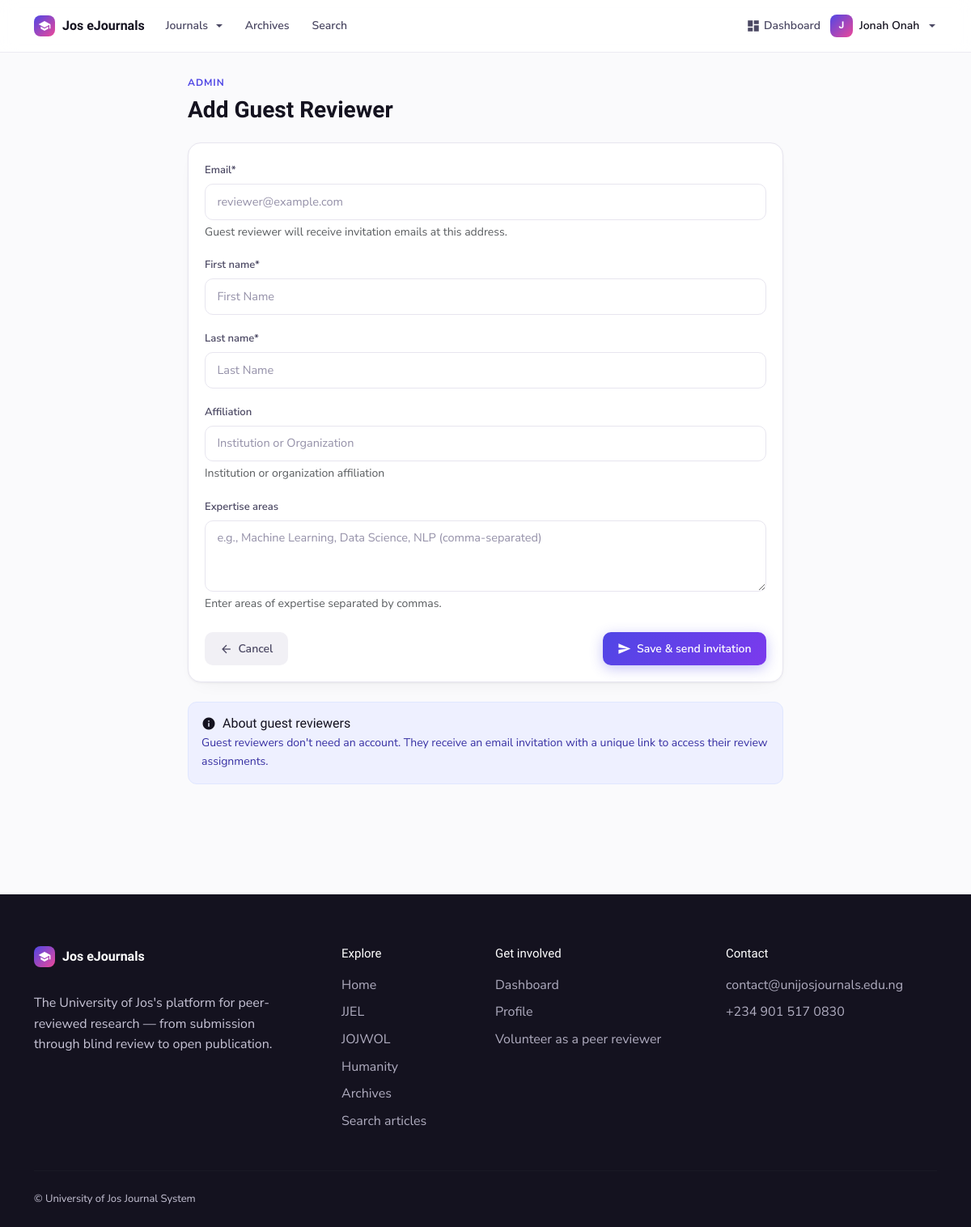
/manage/guest-reviewers/add/ (signed in), run on the app's committed database.
### journalapp/models.py (models this page shows, shortened)
class SiteSettings(models.Model):
    site_title = models.CharField(max_length=100, default="University of Jos Journal System")
    site_description = models.TextField(blank=True)
    logo = models.ImageField(upload_to='site_images', blank=True, null=True)
    favicon = models.ImageField(upload_to='site_images', blank=True, null=True)
    primary_color = models.CharField(max_length=20, default="#007bff")
    secondary_color = models.CharField(max_length=20, default="#6c757d")
    footer_text = models.TextField(default="© University of Jos Journal System")
    contact_email = models.EmailField(default="contact@unijosjournals.edu.ng")
    contact_phone = models.CharField(max_length=20, blank=True)
    facebook_url = models.URLField(blank=True)
    twitter_url = models.URLField(blank=True)
    instagram_url = models.URLField(blank=True)
    linkedin_url = models.URLField(blank=True)
    class Meta:
        verbose_name = "Site Settings"
        verbose_name_plural = "Site Settings"

class CustomUser(AbstractBaseUser, PermissionsMixin):
    email = models.EmailField(unique=True)
    first_name = models.CharField(max_length=30, blank=True)
    last_name = models.CharField(max_length=30, blank=True)
    is_active = models.BooleanField(default=True)
    is_staff = models.BooleanField(default=False)
    date_joined = models.DateTimeField(default=timezone.now)
    objects = CustomUserManager()
    USERNAME_FIELD = 'email'
    REQUIRED_FIELDS = []
    class Meta:
        verbose_name = 'User'
        verbose_name_plural = 'Users'
    def get_full_name(self):
        return f"{self.first_name} {self.last_name}".strip()

class Journal(models.Model):
    name = models.CharField(max_length=200)
    slug = models.SlugField(
        max_length=80, unique=True,
        help_text="Used in the journal's web address, e.g. 'jjel'."
    )
    abbreviation = models.CharField(
        max_length=20, blank=True,
        help_text="Short form, e.g. 'JJEL'. Shown on the journal card when no logo is set."
    )
    tagline = models.CharField(
        max_length=255, blank=True,
        help_text="One line shown under the journal name."
    )
    description = RichTextField(blank=True)
    about = RichTextField(
        blank=True,
        help_text="Aims and scope — the main text on the journal's home page."
    )
    logo = models.ImageField(
        upload_to='journal_logos', blank=True, null=True,
        help_text="Square-ish logo used on the journal cards."
    )
    cover_image = models.ImageField(upload_to='journal_covers', blank=True, null=True)
    issn_print = models.CharField(max_length=20, blank=True, verbose_name="ISSN (Print)")
    issn_online = models.CharField(max_length=20, blank=True, verbose_name="ISSN (Online)")
    published_by = models.CharField(
        max_length=255, blank=True,
        help_text="e.g. 'Department of English, University of Jos'."
    )
    contact_email = models.EmailField(blank=True)
    department = models.ForeignKey(
        Department, on_delete=models.SET_NULL, null=True, blank=True,
        related_name='journals',
        help_text="Optional internal grouping. Not shown to visitors."
    )
    order = models.PositiveIntegerField(
        default=0, help_text="Controls the order journals appear in on the home page."
    )
    is_active = models.BooleanField(
        default=True, help_text="Untick to hide this journal from the public site."
    )
    class Meta:
        ordering = ['order', 'name']

### journalapp/submission_views.py (the view)
# urls.py: path('manage/guest-reviewers/add/', submission_views.add_guest_reviewer, name='add_guest_reviewer'),
@journal_staff_required(roles=WORKFLOW_ROLES, lookup='none')
def add_guest_reviewer(request):
    if request.method == 'POST':
        form = GuestReviewerForm(request.POST)
        if form.is_valid():
            guest_reviewer = form.save(commit=False)
            guest_reviewer.created_by = request.user
            guest_reviewer.save()
            try:
                send_guest_invitation_email(guest_reviewer, request)
                messages.success(request, f'Guest reviewer {guest_reviewer.get_full_name()} added and invitation sent.')
            except Exception as e:
                messages.warning(request, f'Guest reviewer added but email failed: {str(e)}')
            return redirect('manage_guest_reviewers')
    else:
        form = GuestReviewerForm()
    context = {
        'form': form,
        'title': 'Add Guest Reviewer'
    }
    return render(request, 'submissions/admin_add_guest_reviewer.html', context)

### journalapp/context_processors.py (called while the page is built)
def site_settings(request):
    try:
        settings = SiteSettings.objects.first()
        if not settings:
            settings = SiteSettings.objects.create()
    except:
        settings = None
    return {'site_settings': settings}

def journal_roles(request):
    user = getattr(request, 'user', None)
    if not (user and user.is_authenticated):
        return {'can_manage_journals': False, 'can_manage_journal_content': False}
    return {
        'can_manage_journals': can_manage_any_journal(user, roles=WORKFLOW_ROLES),
        'can_manage_journal_content': can_manage_any_journal(user, roles=CONTENT_ROLES),
    }

def nav_journals(request):
    return {
        'nav_journals': Journal.objects.filter(is_active=True).only(
            'name', 'slug', 'abbreviation'
        )
    }

### journalapp/permissions.py (called while the page is built, shortened)
def is_site_admin(user):
    return bool(
        user
        and user.is_authenticated
        and (user.is_superuser or user.is_staff)
    )

def can_manage_any_journal(user, roles=None):
    if is_site_admin(user):
        return True
    return journals_for(user, roles=roles).exists()

def journal_staff_required(roles=None, lookup='submission'):
    def decorator(view_func):
        @wraps(view_func)
        def _wrapped(request, *args, **kwargs):
            user = request.user
            if not (user and user.is_authenticated):
                return redirect(f'/login/?next={request.path}')
            if is_site_admin(user):
                return view_func(request, *args, **kwargs)
        return _wrapped
    return decorator

### journalapp/templates/submissions/admin_add_guest_reviewer.html (shortened to what this page needs)
{% extends 'journalapp/base.html' %}
{% load crispy_forms_tags %}
{% block content %}
<div class="container py-4">
    <div class="row"><div class="col-md-8 offset-md-2">
        <div class="mb-4">
            <span class="uj-kicker">Admin</span>
            <h1 class="mt-1 mb-0" style="font-size:28px;">{{ title }}</h1>
        </div>
        <div class="card"><div class="card-body">
            <form method="post">
                {{ form|crispy }}
                <div class="d-flex justify-content-between mt-4">
                    <a href="{% url 'manage_guest_reviewers' %}" class="btn btn-light"><i class="material-icons" style="font-size:16px;">arrow_back</i> Cancel</a>
                    <button type="submit" class="btn btn-primary"><i class="material-icons" style="font-size:17px;">send</i> Save &amp; send invitation</button>
                </div>
            </form>
        </div></div>
        <div class="alert alert-info mt-4">
            <h6 class="mb-1"><i class="material-icons align-middle me-1" style="font-size:18px;">info</i> About guest reviewers</h6>
            <p class="mb-0" style="font-size:14px;">Guest reviewers don't need an account. They receive an email invitation with a unique link to access their review assignments.</p>
        </div>
    </div></div>
</div>
{% endblock %}

### journalapp/templates/journalapp/base.html (shortened to what this page needs)
{% load static %}
<!DOCTYPE html>
<html lang="en">
<head>
    <link href="https://cdn.jsdelivr.net/npm/bootstrap@5.3.0-alpha1/dist/css/bootstrap.min.css" rel="stylesheet">
    <link rel="stylesheet" href="https://cdnjs.cloudflare.com/ajax/libs/font-awesome/6.0.0-beta3/css/all.min.css">
    <link href="{% static 'css/theme.css' %}" rel="stylesheet">
</head>
<body class="d-flex flex-column min-vh-100">
    <header>
        <nav class="navbar navbar-expand-lg uj-navbar">
            <div class="container">
                <a class="uj-brand me-lg-4" href="{% url 'home' %}">
                    <span class="uj-brand-mark">
                        {% if site_settings.logo %}
                        <img src="{{ site_settings.logo.url }}" alt="{{ site_settings.site_title }}">
                        {% else %}
                        <i class="material-icons" style="font-size:16px;">school</i>
                        {% endif %}
                    </span>
                    <span>{{ site_settings.site_title|default:"UniJos Journals" }}</span>
                </a>
                <div class="collapse navbar-collapse" id="navbarNav">
                    <ul class="navbar-nav align-items-lg-center gap-lg-4 me-auto mt-3 mt-lg-0">
                        <li class="nav-item dropdown">
                            <a class="uj-nav-link dropdown-toggle" href="{% url 'journal_list' %}" id="journalsDropdown" role="button" data-bs-toggle="dropdown" aria-expanded="false">Journals</a>
                        </li>
                        <li class="nav-item">
                            <a class="uj-nav-link" href="{% url 'all_issues' %}">Archives</a>
                        </li>
                        <li class="nav-item">
                            <a class="uj-nav-link" href="{% url 'article_search' %}">Search</a>
                        </li>
                    </ul>
                    <ul class="navbar-nav align-items-lg-center gap-2">
                        {% if user.is_authenticated %}
                            <li class="nav-item">
                                <a class="uj-nav-link d-inline-flex align-items-center gap-1" href="{% url 'dashboard' %}">
                                    <i class="material-icons">dashboard</i> Dashboard
                                </a>
                            </li>
                            <li class="nav-item dropdown">
                                <a class="uj-nav-link dropdown-toggle d-inline-flex align-items-center gap-2" href="#" id="userDropdown" role="button" data-bs-toggle="dropdown" aria-expanded="false">
                                    <span class="uj-brand-mark" style="width:28px;height:28px;font-size:12px;font-family:var(--uj-font-heading);font-weight:700;">
                                        {{ user.get_full_name|default:user.email|first|upper }}
                                    </span>
                                    <span class="fw-semibold d-none d-lg-inline" style="color:var(--uj-ink);">{{ user.get_full_name|default:user.email }}</span>
                                </a>
                            </li>
                        {% endif %}
                    </ul>
                </div>
            </div>
        </nav>
    </header>
    <div class="toast-container position-fixed top-0 end-0 p-3" style="z-index: 9999;">
    </div>
    <main class="flex-grow-1 mb-3">
        {% block content %}{% endblock %}
    </main>
    <footer class="uj-footer">
        <div class="container">
            <div class="row g-4">
                <div class="col-lg-4 mb-2">
                    <a class="uj-brand mb-3" href="{% url 'home' %}">
                        <span class="uj-brand-mark">
                            {% if site_settings.logo %}
                            <img src="{{ site_settings.logo.url }}" alt="{{ site_settings.site_title }}">
                            {% else %}
                            <i class="material-icons" style="font-size:16px;">school</i>
                            {% endif %}
                        </span>
                        <span>{{ site_settings.site_title|default:"UniJos Journals" }}</span>
                    </a>
                    <p class="mt-3" style="max-width:320px;">{{ site_settings.site_description|default:"The University of Jos's platform for peer-reviewed research — from submission through blind review to open publication." }}</p>
                </div>
                <div class="col-6 col-lg-2 mb-2">
                    <h5>Explore</h5>
                    <ul class="list-unstyled d-grid gap-2">
                        <li><a href="{% url 'home' %}">Home</a></li>
                        {% for j in nav_journals %}
                        <li><a href="{% url 'journal_home' j.slug %}">{{ j.abbreviation|default:j.name }}</a></li>
                        {% endfor %}
                        <li><a href="{% url 'all_issues' %}">Archives</a></li>
                        <li><a href="{% url 'article_search' %}">Search articles</a></li>
                    </ul>
                </div>
                <div class="col-6 col-lg-3 mb-2">
                    <h5>Get involved</h5>
                    <ul class="list-unstyled d-grid gap-2">
                        {% if user.is_authenticated %}
                        <li><a href="{% url 'dashboard' %}">Dashboard</a></li>
                        <li><a href="{% url 'profile' %}">Profile</a></li>
                        {% else %}
                        <li><a href="{% url 'register' %}">Submit a manuscript</a></li>
                        <li><a href="{% url 'register' %}">Create an account</a></li>
                        <li><a href="{% url 'login' %}">Log in</a></li>
                        {% endif %}
                        <li><a href="{% url 'reviewer_apply' %}">Volunteer as a peer reviewer</a></li>
                    </ul>
                </div>
                <div class="col-lg-3 mb-2">
                    <h5>Contact</h5>
                    <ul class="list-unstyled d-grid gap-2">
                        {% if site_settings.contact_email %}
                        <li><a href="mailto:{{ site_settings.contact_email }}">{{ site_settings.contact_email }}</a></li>
                        {% endif %}
                        {% if site_settings.contact_phone %}
                        <li><a href="tel:{{ site_settings.contact_phone }}">{{ site_settings.contact_phone }}</a></li>
                        {% endif %}
                    </ul>
                </div>
            </div>
            <hr class="my-4">
            <div class="d-flex flex-column flex-md-row justify-content-between align-items-center gap-2" style="font-size:13px;">
                <p class="mb-0">{{ site_settings.footer_text|default:"© University of Jos Journal System. All rights reserved." }}</p>
            </div>
        </div>
    </footer>
</body>
</html>

### data on the page
SiteSettings: site_title "Jos eJournals", site_description "The University of Jos's platform for peer-reviewed research — from submission through blind review to open publication.", contact_email "contact@unijosjournals.edu.ng", contact_phone "+234 901 517 0830", footer_text "© University of Jos Journal System"
CustomUser: get_full_name|first "J", get_full_name "Jonah Onah"
Journal: abbreviation "JJEL"
Journal: abbreviation "JOJWOL"
Journal: abbreviation "Humanity"

### other printed values
{{ title }} "Add Guest Reviewer"
